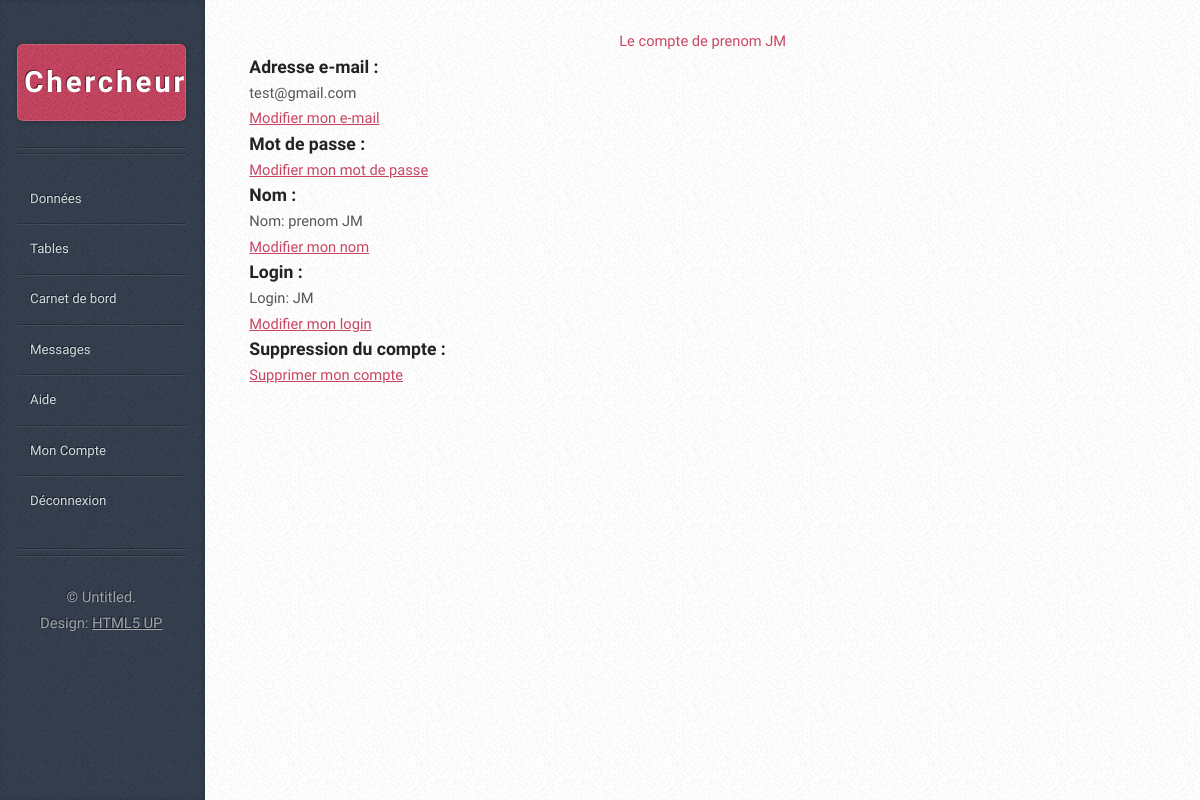
Screenshot of /controleur/chercheurMonCompte.ctrl.php (signed in) with the database file from the repository.
### tables this page shows
CREATE TABLE IF NOT EXISTS `chercheur` (
  `CodeChercheur` int(10) unsigned NOT NULL AUTO_INCREMENT,
  `NomChercheur` varchar(250) NOT NULL,
  `PrenomChercheur` varchar(250) NOT NULL,
  `ID` int(11) unsigned NOT NULL,
  PRIMARY KEY (`CodeChercheur`),
  KEY `ID` (`ID`)
);

CREATE TABLE IF NOT EXISTS `utilisateur` (
  `ID` int(10) unsigned NOT NULL AUTO_INCREMENT,
  `Login` varchar(250) NOT NULL,
  `TypeUser` varchar(25) NOT NULL,
  `MotDePasse` varchar(250) NOT NULL,
  `MailCandidat` varchar(250) NOT NULL,
  PRIMARY KEY (`ID`)
);

### controleur/chercheurMonCompte.ctrl.php (called while the page is built, shortened)
<?php foreach($_POST as $key=>$value){$$key=$value;}
	require '../includes/connection_MYSQL.inc.php';
	include ("../modele/supprimerCompteChercheur.modele.php");
	require_once('../includes/head.inc.php');
	require_once('../vue/chercheurMonCompte.vue.php');
?>
<?php
	require_once('../includes/chercheurSidebar.inc.php');
	require_once('../includes/footer.inc.php');
?>

### modele/supprimerCompteChercheur.modele.php (called while the page is built, shortened)
<?php
function test_input($data) {
	  $data = trim($data);
	  $data = stripslashes($data);
	  $data = htmlspecialchars($data);
	  return $data;
}
?>

### modele/chercheurMonCompte.modele.php (called while the page is built, shortened)
<?php
function nomChercheur($bdd){
	$id = test_input($_SESSION['id']);
	$requete = $bdd->query("SELECT * FROM chercheur WHERE ID = $id");
	$data = $requete->fetch();
	$resultat = $data['PrenomChercheur']." ".$data['NomChercheur'];
	return $resultat;
}
function mailChercheur($bdd){
	$id = test_input($_SESSION['id']);
	$requete = $bdd->query("SELECT * FROM utilisateur WHERE ID = $id");
	$data = $requete->fetch();
	$resultat = $data['MailCandidat'];
	return $resultat;
}
function loginChercheur($bdd){
	$id = test_input($_SESSION['id']);
	$requete = $bdd->query("SELECT * FROM utilisateur WHERE ID = $id");
	$data = $requete->fetch();
	$resultat = $data['Login'];
	return $resultat;
}
?>

### vue/chercheurMonCompte.vue.php (the view, shortened to what this page needs)
<div id="content">
	<div class="inner">
		<?php include('../modele/chercheurMonCompte.modele.php');?>
		<center>
			<a><h1>Le compte de <?php echo nomChercheur($bdd);?></h1></a>
		</center>
		<h2>Adresse e-mail : </h2><?php echo mailChercheur($bdd);?> <br/><a href="#" class="all_m_l"> Modifier mon e-mail</a>
		<h2>Mot de passe : </h2>
		<a href="#" class="all_m_l">Modifier mon mot de passe</a>
		<h2> Nom :</h2>
		Nom: <?php echo nomChercheur($bdd);?> <br/><a href="#" class="all_m_l">Modifier mon nom</a>
		<h2>Login :</h2>
		Login: <?php echo loginChercheur($bdd);?> <br/><a href="#" class="all_m_l">Modifier mon login</a>
		<h2>Suppression du compte :</h2>
		<a href="#" class="all_m_l">Supprimer mon compte</a>
	</div>
</div>

### assets/css/main.css (style rules this page uses)
html, body, div, span, applet, object, iframe, h1, h2, h3, h4, h5, h6, p, blockquote, pre, a, abbr, acronym, address, big, cite, code, del, dfn, em, img, ins, kbd, q, s, samp, small, strike, strong, sub, sup, tt, var, b, u, i, center, dl, dt, dd, ol, ul, li, fieldset, form, label, legend, table, caption, tbody, tfoot, thead, tr, th, td, article, aside, canvas, details, embed, figure, figcaption, footer, header, hgroup, menu, nav, output, ruby, section, summary, time, mark, audio, video { margin: 0; padding: 0; border: 0; font-size: 100%; font: inherit; }
body { line-height: 1; }
body { -webkit-text-size-adjust: none; }
*, *:before, *:after { -moz-box-sizing: border-box; -webkit-box-sizing: border-box; box-sizing: border-box; }
body { background-color: #e8e8e8; background-image: url("images/bg02.png"); font-family: 'Source Sans Pro', sans-serif; font-weight: 400; color: #565656; }
a { color: #c94663; }
h2, h3, h4, h5, h6 { font-family: 'Open Sans Condensed', sans-serif; font-weight: 700; color: #232323; }
#content { position: relative; background-color: #fff; background-image: url("images/bg02.png"); height : 100%; }
#content > .inner { position: relative; z-index: 1; height : 100%; }
@media screen and (min-width: 737px) { body { height: 100%; line-height: 1.75em; } }
@media screen and (min-width: 737px) { h2 { font-size: 1.2em; } }
@media screen and (min-width: 737px) { #content { box-shadow: 0 0 0.25em 0em rgba(0, 0, 0, 0.25); } }
@media screen and (min-width: 737px) { #content > .inner { max-width: 1038px; padding-bottom: 6em; height : 100%; } }
@media screen and (min-width: 737px) and (max-width: 1200px) { body { min-width: 1000px; font-size: 11pt; } }
@media screen and (min-width: 737px) and (max-width: 1200px) { #content { padding: 2em 3em 6em 3em; margin-left: 14em; } }

### rows the page displays
chercheur: nomChercheur($bdd) "prenom JM"
utilisateur: MailCandidat "test@gmail.com", Login "JM"
